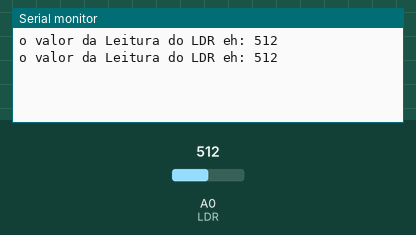
Recording of a sketch running on a simulated Arduino Uno, built with avr-gcc and run on an emulated ATmega328P. Parts: the last lines printed to the serial monitor. Inputs (shaded band) come from the test bench; at power-on: A0 (LDR) = 512.

Above: at 1.8 s.
1.9 s: A0 (LDR) set to 716
At 2.7 s:
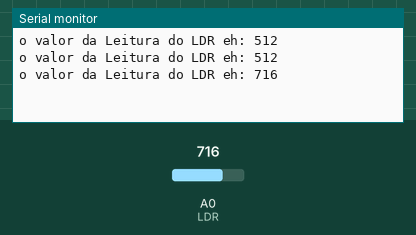
3.4 s: A0 (LDR) set to 900
At 4.8 s:
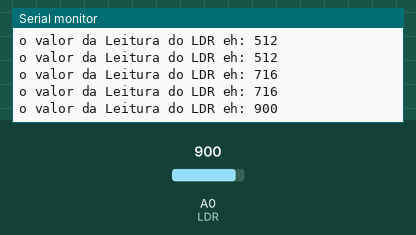
Timing chart, 0 to 6.4 s (numbered marks = the images above; inputs shaded):
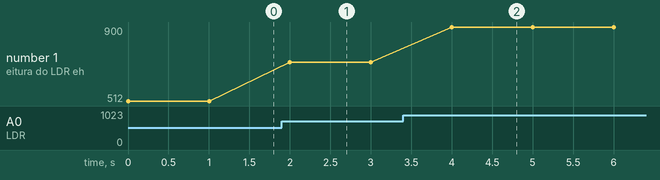

The sketch:

ldr.ino
```cpp
//AcaciaCalegari
//12/11/2019
//Programa q usa um LDR q eh um sensor q mede a luminosidade

const int LDR = A0; //liga o ldr na porta analogica 0 do arduíno
int input_val = 0; //declarando a variavel input_val recebendo o valor de 0

void setup()
{
  Serial.begin(9600); //esse eh um valor padrao p medicoes analogicas
}

void loop()
{
  input_val = analogRead(LDR); //input_val recebe a leitura do ldr
  Serial.print("o valor da Leitura do LDR eh: "); //escreve na tela o valor de ldr
  Serial.println(input_val); //pega o valor do ldr e printa na tela
  delay(1000);//delay de 1 seg durante as medicoes
}
```

Measured:
- after the input at 1.9 s, the serial monitor: prints a new line after 0.10 s (image 1)
- after the input at 3.4 s, the serial monitor: prints a new line after 0.60 s (image 2)
- plotted number 1: 512 → 716 after the input at 1.9 s, 716 → 900 after the input at 3.4 s
